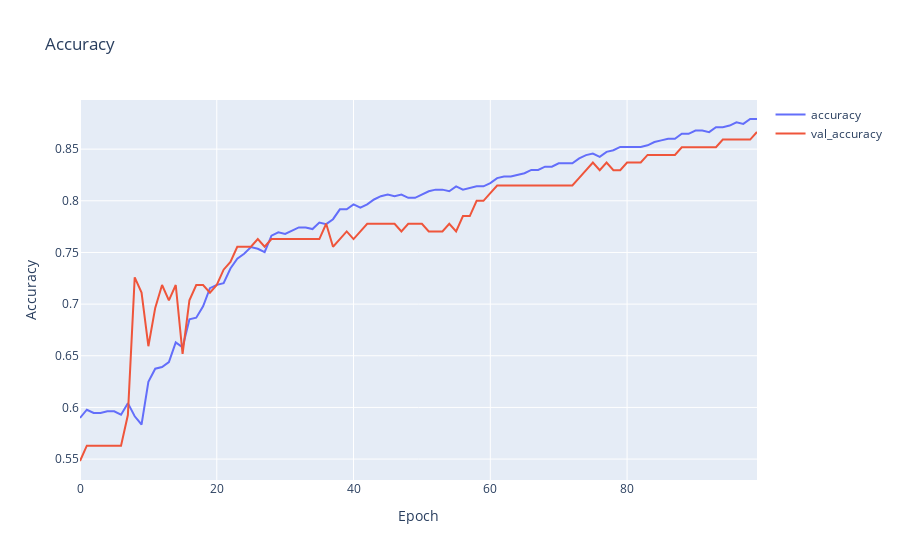

Notebook code for this chart:
### Code cell
# plot accuracy
fig = go.Figure()
fig.add_trace(go.Scatter(y=history.history['accuracy'], mode='lines', name='accuracy'))
fig.add_trace(go.Scatter(y=history.history['val_accuracy'], mode='lines', name='val_accuracy'))
fig.update_layout(title='Accuracy', xaxis_title='Epoch', yaxis_title='Accuracy')
fig.show()
